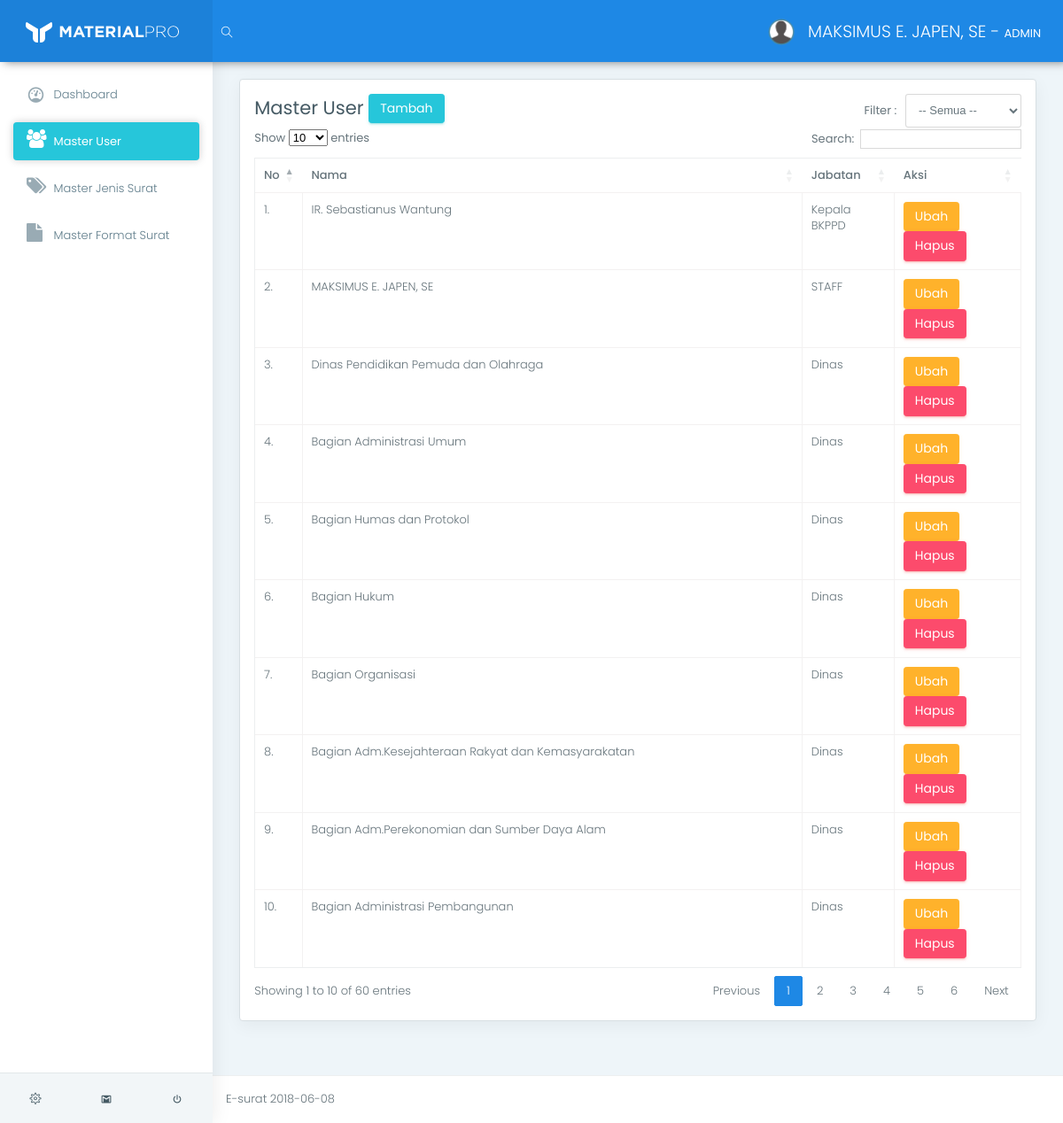
Screenshot of /app/index.php?page=view_user (signed in) with the database file from the repository.
### tables this page shows
CREATE TABLE `tb_user` (
  `id_user` varchar(11) NOT NULL,
  `nip` varchar(50) NOT NULL,
  `nama` varchar(100) NOT NULL,
  `id_jabatan` int(11) NOT NULL
);

CREATE TABLE `tb_jabatan` (
  `id_jabatan` int(11) NOT NULL,
  `jabatan` varchar(100) NOT NULL
);

### app/helper/koneksi.php (called while the page is built, shortened)
<?php
class Koneksi {
	private $koneksi;
	function __construct(){
		$this->koneksi = new mysqli("localhost","root","","db_e_surat");
	}
	public function setQuery($sql){
		return $this->koneksi->query($sql);
	}
}
 ?>

### app/helper/auth.php (called while the page is built, shortened)
<?php
include 'crud.php';
class Auth {
	public function isKepalaBadan(){
		return ($_SESSION['sess_user']['sess_status'] == "KEPALA BADAN");
	}
	public function isAdmin(){
		return ($_SESSION['sess_user']['sess_status'] == "ADMIN");
	}
	public function getUser($id_user){
		$sql    = "SELECT * FROM tb_user WHERE id_user = '$id_user'";
		$crud   = new Crud();
		$result = $crud->view($sql);
		return $result[0]['nama'];
	}
}
 ?>

### app/helper/crud.php (called while the page is built, shortened)
<?php
include_once 'koneksi.php';
class Crud {
	function __construct(){
		$this->koneksi = new Koneksi();
	}
	public function view($sql){
		$result = $this->koneksi->setQuery($sql);
		$data = [];
        while ($row = $result->fetch_assoc()) {
            $data[] = $row;
        }
        return $data;
	}
}
 ?>

### app/m_pegawai/view.php (the view, shortened to what this page needs)
<div class="row">
    <div class="col-lg-12">
        <div class="card">
            <div class="card-block">
            <div class="row">
                <div class="col-md-6">
                    <h3>
                        Master User
                        <a href="index.php?page=add_user" class="btn btn-success">Tambah</a>
                    </h3>
                </div>
                <div class="col-md-6">
                    <div class="form-inline pull-right">
                        <label><b>Filter : &ensp;</b></label>
                        <select id="filter_jabatan" class="form-control">
                            <option value=""> -- Semua -- </option>
                        </select>
                    </div>
                </div>
            </div>
                <table class="table table-stripped table-bordered" id="data_table_filter">
                    <thead>
                        <tr>
                            <th>No</th>
                            <th>Nama</th>
                            <th>Jabatan</th>
                            <th>Aksi</th>
                        </tr>
                    </thead>
                    <tbody>
                        <?php
                            $crud   = new Crud();
                            $result = $crud->view(" SELECT * FROM tb_user
                                                    INNER JOIN tb_jabatan ON tb_user.id_jabatan = tb_jabatan.id_jabatan
                                                    INNER JOIN tb_login ON tb_user.id_user = tb_login.id_user"
                                                );
                            $no = 1;
                            foreach ($result as $value):
                        ?>
                        <tr>
                            <td><?= $no++."." ?></td>
                            <td><?= $value['nama'] ?></td>
                            <?php
                            $jabatan ="";
                            if($value['jabatan']=="Kepala BKPPD" ||
                               $value['jabatan']=="Sekretaris"||
                               $value['jabatan']=="STAFF"||
                               $value['jabatan']=="Dinas")
                            {
                                $jabatan = $value['jabatan'];
                            }
                            else
                            {
                                $jabatan = "Bidang";
                            }
                            ?>
                            <td><?= $jabatan ?></td>
                            <td>
                                <a href="index.php?page=edit&id_user=<?= $value['id_user'] ?>" class="btn btn-warning">Ubah</a>
                                <a href="index.php?page=delete&id_user=<?= $value['id_user'] ?>" onClick="return confirm('Data Akan Dihapus !')" class="btn btn-danger">Hapus</a>
                            </td>
                        </tr>
                        <?php endforeach ?>
                    </tbody>
                </table>
            </div>
        </div>
    </div>
</div>

### app/index.php (shortened to what this page needs)
<?php
include "helper/auth.php";
$auth = new Auth();
?>
<!DOCTYPE html>
<html lang="en">
<head>
	<link href="../assets/css/box.css" rel="stylesheet">
	<link href="../assets/plugins/bootstrap/css/bootstrap.min.css" rel="stylesheet">
	<link href="../assets/plugins/c3-master/c3.min.css" rel="stylesheet">
	<link href="../assets/css/style.css" rel="stylesheet">
	<link href="../assets/css/colors/blue.css" id="theme" rel="stylesheet">
	<link rel="stylesheet" href="https://cdn.datatables.net/1.10.16/css/dataTables.bootstrap4.min.css">
	<link rel="stylesheet" href="https://cdn.datatables.net/buttons/1.5.1/css/buttons.dataTables.min.css">
	<link href="https://cdnjs.cloudflare.com/ajax/libs/select2/4.0.6-rc.0/css/select2.min.css" rel="stylesheet" />
</head>
<body class="fix-header fix-sidebar card-no-border">
	<div id="main-wrapper">
		<header class="topbar">
			<nav class="navbar top-navbar navbar-toggleable-sm navbar-light">
				<div class="navbar-header">
					<a class="navbar-brand" href="index.html">
						<b>
							<img src="../assets/images/logo-light-icon.png" alt="homepage" class="light-logo" />
						</b>
						<span>
						 <img src="../assets/images/logo-light-text.png" class="light-logo" alt="homepage" /></span> </a>
				</div>
				<div class="navbar-collapse">
					<ul class="navbar-nav mr-auto mt-md-0">
						<li class="nav-item hidden-sm-down search-box"> <a class="nav-link hidden-sm-down text-muted waves-effect waves-dark" href="javascript:void(0)"><i class="ti-search"></i></a>
						</li>
					</ul>
					<ul class="navbar-nav my-lg-0">
						<li class="nav-item dropdown">
							<a class="nav-link dropdown-toggle text-muted waves-effect waves-dark" href="" data-toggle="dropdown" aria-haspopup="true" aria-expanded="false"><img src="../assets/images/user.png" alt="user" class="profile-pic m-r-10" />
								<?= $auth->getUser($_SESSION['sess_user']['sess_id_user'])." - <b>".$_SESSION['sess_user']['sess_status']."</b>" ?>
							</a>
						</li>
					</ul>
				</div>
			</nav>
		</header>
		<aside class="left-sidebar">
			<div class="scroll-sidebar">
				<nav class="sidebar-nav">
					<ul id="sidebarnav">
					<li>
						<a class="waves-effect waves-dark" href="index.php?page=view_dashbord" aria-expanded="false"><i class="mdi mdi-gauge"></i><span class="hide-menu"> Dashboard</span></a>
					</li>
					<?php if($auth->isKepalaBadan()): ?>
						<li>
							<a class="waves-effect waves-darkenvelope-open" href="index.php?page=view_surat_masuk_tu" aria-expanded="false"><i class="fa fa-envelope-open"></i><span class="hide-menu"> Surat Masuk</span></a>
						</li>
						<li>
							<a class="waves-effect waves-dark" href="index.php?page=view_surat_keluar" aria-expanded="false"><i class="fa fa-envelope"></i><span class="hide-menu">Surat Keluar</span></a>
						</li>
					<?php elseif($auth->isAdmin()): ?>
						<li>
							<a class="waves-effect waves-dark" href="index.php?page=view_user" aria-expanded="false"><i class="fa fa-users"></i><span class="hide-menu"> Master User</span></a>
						</li>
						<li>
							<a class="waves-effect waves-dark" href="index.php?page=view_jenis_surat" aria-expanded="false"><i class="fa fa-tags"></i><span class="hide-menu"> Master Jenis Surat</span></a>
						</li>
						<li>
							<a class="waves-effect waves-dark" href="index.php?page=view_format_surat" aria-expanded="false"><i class="fa fa-file"></i><span class="hide-menu"> Master Format Surat</span></a>
						</li>
					<?php endif ?>
					</ul>
				</nav>
			</div>
			<div class="sidebar-footer">
				<a href="" class="link" data-toggle="tooltip" title="Settings"><i class="ti-settings"></i></a>
				<a href="" class="link" data-toggle="tooltip" title="Email"><i class="mdi mdi-gmail"></i></a>
				<a href="../logout.php" class="link" data-toggle="tooltip" title="Logout"><i class="mdi mdi-power"></i></a> </div>
		</aside>
		<div class="page-wrapper">
			<div class="container-fluid"><br>
				<?php
				$page = isset( $_GET['page'])?$_GET['page']:"";
				if($page){
					if($page == "view_dashbord"){
						include "dashbord/view.php";
					}else if($page == "view_user"){
						include "m_pegawai/view.php";
					}else if($page == "add_user"){
						include "m_pegawai/add_form.php";
					}else if($page == "edit"){
						include "m_pegawai/edit_form.php";
					}else if($page == "delete"){
						include "m_pegawai/delete.php";
					}
				}else{
					include "dashbord/view.php";
				}
				?>
			</div>
			<footer class="footer"> E-surat <?= date("Y-m-d") ?> </footer>
		</div>
	</div>
</body>
</html>

### assets/css/colors/blue.css (style rules this page uses)
.topbar { background: #1e88e5; }
.topbar .navbar-header { background: rgba(0, 0, 0, 0.05); }
.topbar .top-navbar .navbar-header .navbar-brand .light-logo { display: inline-block; color: rgba(255, 255, 255, 0.8); }
.topbar .navbar-light .navbar-nav .nav-item > a.nav-link { color: #ffffff !important; }
.sidebar-nav { background: #fff; }
.sidebar-nav ul li a { color: #607d8b; }
.sidebar-nav ul li a.active, .sidebar-nav ul li a:hover { color: #26c6da; }
.sidebar-nav ul li a.active { color: #263238; }
.sidebar-nav > ul > li.active > a, .sidebar-nav > ul > li.active:hover > a { color: #ffffff; background: #26c6da; }
.sidebar-nav > ul > li.active > a i, .sidebar-nav > ul > li.active:hover > a i { color: #ffffff; }
.sidebar-nav > ul > li.active > a:after, .sidebar-nav > ul > li.active:hover > a:after { border-color: #ffffff; }
.sidebar-nav > ul > li > a.active i, .sidebar-nav > ul > li > a:hover i { color: #26c6da; }
.sidebar-nav > ul > li > a i { color: #99abb4; }
.sidebar-nav > ul > li > a.active { font-weight: 400; background: #ffffff; color: #1e88e5; }
.card-no-border .sidebar-nav > ul > li > a.active { color: #ffffff; background: #26c6da; }
.card-no-border .sidebar-nav > ul > li > a.active i { color: #ffffff; }
.card-no-border .sidebar-nav > ul > li > a.active:after { border-color: #ffffff; }

### app/index.php (style rules this page uses)
* { font-size: 13px; line-height: 1.428; }

### rows the page displays
tb_user: nama "MAKSIMUS E. JAPEN, SE", id_jabatan.jabatan "STAFF"
tb_user: nama "IR. Sebastianus Wantung", id_jabatan.jabatan "Kepala BKPPD"
tb_user: nama "Dinas Pendidikan Pemuda dan Olahraga", id_jabatan.jabatan "Dinas"
tb_user: nama "Bagian Administrasi Umum", id_jabatan.jabatan "Dinas"
tb_user: nama "Bagian Humas dan Protokol", id_jabatan.jabatan "Dinas"
tb_user: nama "Bagian Hukum", id_jabatan.jabatan "Dinas"
tb_user: nama "Bagian Organisasi", id_jabatan.jabatan "Dinas"
tb_user: nama "Bagian Adm.Kesejahteraan Rakyat dan Kemasyarakatan", id_jabatan.jabatan "Dinas"
tb_user: nama "Bagian Adm.Perekonomian dan Sumber Daya Alam", id_jabatan.jabatan "Dinas"
tb_user: nama "Bagian Administrasi Pembangunan", id_jabatan.jabatan "Dinas"

### other values shown
$_SESSION['sess_user']['sess_status'] "ADMIN"
